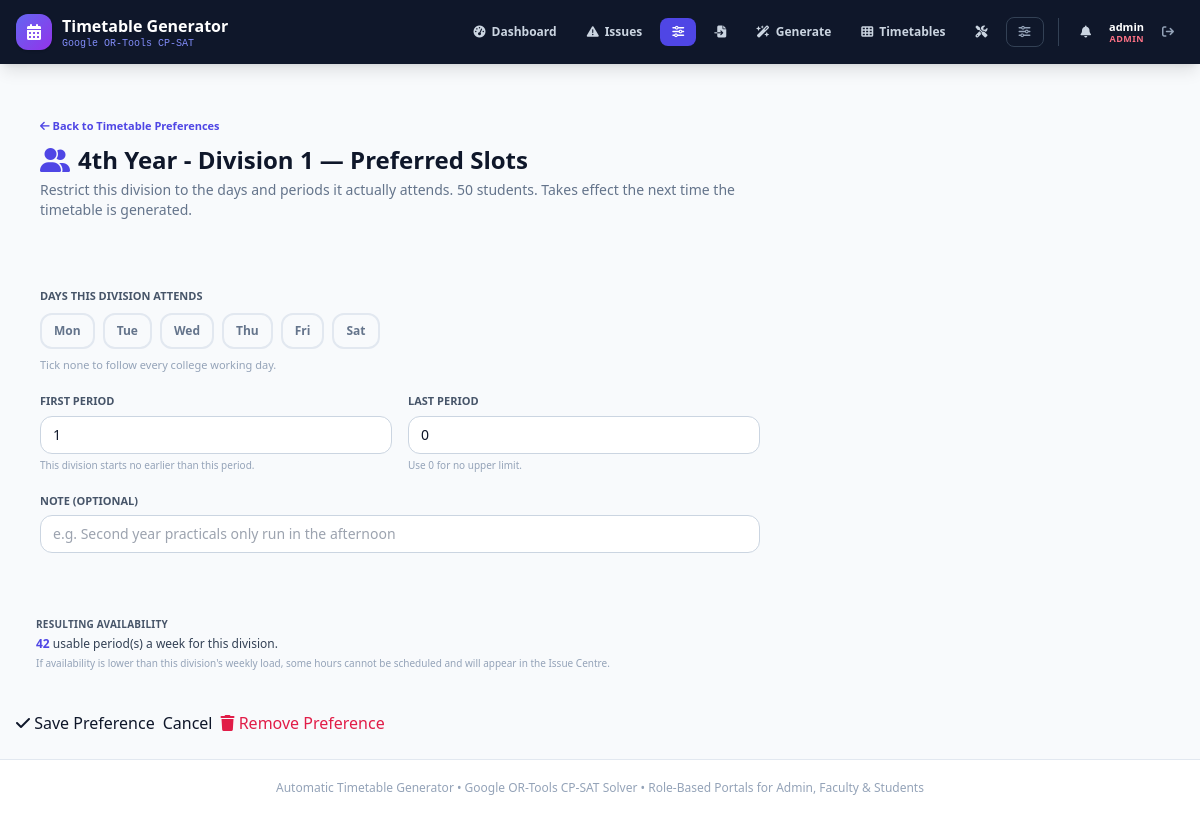
/preferences/division/356/?semester_id=25 (signed in), run on the app's committed database.
### scheduler/models.py (models this page shows, shortened)
class YearDivision(models.Model):
    year = models.IntegerField(help_text="Year of study (1-4)")
    division_number = models.IntegerField(help_text="Sequential division number (1, 2, ...)")
    strength = models.IntegerField(default=60)
    name = models.CharField(max_length=100, blank=True)
    class Meta:
        ordering = ['year', 'division_number']
        unique_together = ('year', 'division_number')

class DivisionPreference(models.Model):
    division = models.OneToOneField(
        YearDivision, on_delete=models.CASCADE, related_name='preference'
    )
    working_days = models.CharField(max_length=30, blank=True)
    first_period = models.PositiveIntegerField(default=1)
    last_period = models.PositiveIntegerField(default=0, help_text='0 means no limit.')
    note = models.CharField(max_length=200, blank=True)
    updated_at = models.DateTimeField(auto_now=True)
    class Meta:
        ordering = ['division__year', 'division__division_number']
    def day_list(self):
        keys = [d.strip().upper()[:3] for d in self.working_days.split(',') if d.strip()]
        return [d for d in DAY_ORDER if d in keys]
    def allowed_slots(self, slots=None):
        slots = TimeSlot.objects.all() if slots is None else slots
        days = self.day_list()
        result = []
        for slot in slots:
            if days and slot.day not in days:
                continue
            if self.first_period and slot.period_number < self.first_period:
                continue
            if self.last_period and slot.period_number > self.last_period:
                continue
            result.append(slot)
        return result

### scheduler/views.py (the view, shortened to what this page needs)
# urls.py: path('preferences/division/<int:division_id>/', views.division_preference_view,
@admin_required
def division_preference_view(request, division_id):
    division = get_object_or_404(YearDivision, pk=division_id)
    preference, _created = DivisionPreference.objects.get_or_create(division=division)
    slots = TimeSlot.objects.all().order_by("day", "period_number")
    return render(
        request,
        "scheduler/division_preference.html",
        {
            "division": division,
            "preference": preference,
            "slots": slots,
            "day_choices": DAY_CHOICES,
            "allowed_count": len(preference.allowed_slots(slots)),
        },
    )

### scheduler/context_processors.py (called while the page is built)
def navigation_context(request):
    user = getattr(request, "user", None)
    if user is None or not user.is_authenticated:
        return {"notifications_unread": 0, "unread_count": 0}
    unread = Notification.objects.filter(recipient=user, is_read=False).count()
    return {"notifications_unread": unread, "unread_count": unread}

### scheduler/roles.py (called while the page is built, shortened)
def is_admin(user):
    if not user or not user.is_authenticated:
        return False
    if user.is_superuser or user.is_staff:
        return True
    return user.groups.filter(name=ADMIN_GROUP).exists()

def admin_required(view):
    @login_required
    @wraps(view)
    def _wrapped(request, *args, **kwargs):
        return view(request, *args, **kwargs)
    return _wrapped

### scheduler/templates/scheduler/division_preference.html (shortened to what this page needs)
{% extends "scheduler/base.html" %}
{% block content %}
<div class="max-w-3xl space-y-5">
  <div class="card p-4 sm:p-6">
    <a href="{% url 'scheduler:preferences' %}" class="text-[11px] font-bold text-indigo-600 hover:underline">
      <i class="fa-solid fa-arrow-left"></i> Back to Timetable Preferences
    </a>
    <h1 class="text-xl sm:text-2xl font-extrabold text-slate-900 mt-2 flex items-center gap-2">
      <i class="fa-solid fa-user-group text-indigo-600"></i> {{ division.name }} &mdash; Preferred Slots
    </h1>
    <p class="text-xs sm:text-sm text-slate-500 mt-1">
      Restrict this division to the days and periods it actually attends.
      {{ division.strength }} students. Takes effect the next time the timetable is generated.
    </p>
  </div>
  <form method="POST" class="space-y-5">
    <div class="card p-4 sm:p-6 space-y-5">
      <div>
        <label class="block text-[11px] font-semibold text-slate-600 uppercase mb-2">Days This Division Attends</label>
        <div class="flex flex-wrap gap-2">
          {% for key, label in day_choices %}
          <label class="cursor-pointer">
            <span class="inline-flex px-3 py-2 rounded-xl border-2 border-slate-200 text-xs font-bold text-slate-500 transition
                         peer-checked:border-indigo-500 peer-checked:bg-indigo-50 peer-checked:text-indigo-700
                         hover:border-slate-300 cursor-pointer">
              {{ label|slice:":3" }}
            </span>
          </label>
          {% endfor %}
        </div>
        <p class="text-[11px] text-slate-400 mt-2">Tick none to follow every college working day.</p>
      </div>
      <div class="grid sm:grid-cols-2 gap-4">
        <div>
          <label class="block text-[11px] font-semibold text-slate-600 uppercase mb-1.5">First Period</label>
          <input type="number" name="first_period" min="1" value="{{ preference.first_period }}"
                 class="w-full px-3 py-2 rounded-xl border border-slate-300 text-sm bg-white focus:ring-2 focus:ring-indigo-500 outline-none">
          <p class="text-[10px] text-slate-400 mt-1">This division starts no earlier than this period.</p>
        </div>
        <div>
          <label class="block text-[11px] font-semibold text-slate-600 uppercase mb-1.5">Last Period</label>
          <input type="number" name="last_period" min="0" value="{{ preference.last_period }}"
                 class="w-full px-3 py-2 rounded-xl border border-slate-300 text-sm bg-white focus:ring-2 focus:ring-indigo-500 outline-none">
          <p class="text-[10px] text-slate-400 mt-1">Use 0 for no upper limit.</p>
        </div>
      </div>
      <div>
        <label class="block text-[11px] font-semibold text-slate-600 uppercase mb-1.5">Note (optional)</label>
        <input type="text" name="note" maxlength="200" value="{{ preference.note }}"
               placeholder="e.g. Second year practicals only run in the afternoon"
               class="w-full px-3 py-2 rounded-xl border border-slate-300 text-sm bg-white focus:ring-2 focus:ring-indigo-500 outline-none">
      </div>
    </div>
    <div class="card p-4 sm:p-5">
      <p class="text-[10px] font-bold text-slate-600 uppercase tracking-wide mb-1">Resulting Availability</p>
      <p class="text-xs text-slate-700">
        <strong class="text-indigo-600">{{ allowed_count }}</strong> usable period(s) a week for this division.
      </p>
      <p class="text-[10px] text-slate-400 mt-1">
        If availability is lower than this division's weekly load, some hours cannot
        be scheduled and will appear in the Issue Centre.
      </p>
    </div>
    <div class="flex flex-wrap gap-2">
      <button class="btn-primary"><i class="fa-solid fa-check"></i> Save Preference</button>
      <a href="{% url 'scheduler:preferences' %}" class="btn-ghost">Cancel</a>
      {% if preference.pk %}
      <button type="submit" name="action" value="clear" class="btn-ghost !text-rose-600"
              onclick="return confirm('Remove this division preference? It will follow the college-wide timetable again.')">
        <i class="fa-solid fa-trash"></i> Remove Preference
      </button>
      {% endif %}
    </div>
  </form>
</div>
{% endblock %}

### scheduler/templates/scheduler/base.html (shortened to what this page needs)
<!DOCTYPE html>
<html lang="en">
<head>
  <script src="https://cdn.tailwindcss.com"></script>
  <link rel="stylesheet" href="https://cdnjs.cloudflare.com/ajax/libs/font-awesome/6.5.1/css/all.min.css">
</head>
<body class="bg-slate-50 min-h-screen flex flex-col text-slate-900 antialiased">
<nav class="bg-slate-900 text-white shadow-lg sticky top-0 z-50 no-print">
  <div class="max-w-7xl mx-auto px-4 h-16 flex items-center justify-between gap-4">
    <a href="{% url 'scheduler:home' %}" class="flex items-center gap-2.5 group shrink-0">
      <div class="w-9 h-9 rounded-xl bg-gradient-to-br from-indigo-500 to-purple-600 flex items-center justify-center shadow">
        <i class="fa-solid fa-calendar-days text-white"></i>
      </div>
      <div class="leading-tight">
        <span class="font-bold text-base group-hover:text-indigo-300 transition">Timetable Generator</span>
        <span class="block text-[10px] text-indigo-400 font-mono">Google OR-Tools CP-SAT</span>
      </div>
    </a>
    <div class="flex items-center gap-1.5 text-xs font-semibold">
      {% with url_name=request.resolver_match.url_name %}
        {% if user.is_superuser or user.is_staff %}
          <a href="{% url 'scheduler:home' %}" class="px-3 py-2 rounded-lg transition flex items-center gap-1.5 {% if url_name == 'home' %}bg-indigo-600 text-white{% else %}text-slate-300 hover:text-white hover:bg-slate-800{% endif %}">
            <i class="fa-solid fa-gauge-high"></i><span class="hidden sm:inline">Dashboard</span>
          </a>
          <a href="{% url 'scheduler:issue_centre' %}" class="px-3 py-2 rounded-lg transition flex items-center gap-1.5 relative {% if url_name == 'issue_centre' or url_name == 'proposal_list' or url_name == 'find_fixes' or url_name == 'approve_proposal' or url_name == 'reject_proposal' %}bg-indigo-600 text-white{% else %}text-slate-300 hover:text-white hover:bg-slate-800{% endif %}"
             title="Scheduling issues and suggested fixes">
            <i class="fa-solid fa-triangle-exclamation"></i><span class="hidden lg:inline">Issues</span>
          </a>
          <a href="{% url 'scheduler:preferences' %}" class="px-3 py-2 rounded-lg transition flex items-center gap-1.5 {% if url_name == 'preferences' or url_name == 'division_preference' %}bg-indigo-600 text-white{% else %}text-slate-300 hover:text-white hover:bg-slate-800{% endif %}"
             title="Working days, timings and per-division slots">
            <i class="fa-solid fa-sliders"></i><span class="hidden xl:inline">Preferences</span>
          </a>
          <a href="{% url 'scheduler:upload_pdf' %}" class="px-3 py-2 rounded-lg transition flex items-center gap-1.5 {% if url_name == 'upload_pdf' %}bg-indigo-600 text-white{% else %}text-slate-300 hover:text-white hover:bg-slate-800{% endif %}">
            <i class="fa-solid fa-file-import"></i><span class="hidden xl:inline">Import</span>
          </a>
          <a href="{% url 'scheduler:generate_timetable' %}" class="px-3 py-2 rounded-lg transition flex items-center gap-1.5 {% if url_name == 'generate_timetable' %}bg-indigo-600 text-white{% else %}text-slate-300 hover:text-white hover:bg-slate-800{% endif %}">
            <i class="fa-solid fa-wand-magic-sparkles"></i><span class="hidden sm:inline">Generate</span>
          </a>
          <a href="{% url 'scheduler:timetable_view' %}" class="px-3 py-2 rounded-lg transition flex items-center gap-1.5 {% if url_name == 'timetable_view' %}bg-indigo-600 text-white{% else %}text-slate-300 hover:text-white hover:bg-slate-800{% endif %}">
            <i class="fa-solid fa-table-cells"></i><span class="hidden lg:inline">Timetables</span>
          </a>
          <a href="{% url 'scheduler:manage_entries' %}" class="px-3 py-2 rounded-lg transition flex items-center gap-1.5 {% if url_name == 'manage_entries' or url_name == 'move_entry' or url_name == 'delete_entry' or url_name == 'swap_entries' %}bg-indigo-600 text-white{% else %}text-slate-300 hover:text-white hover:bg-slate-800{% endif %}">
            <i class="fa-solid fa-screwdriver-wrench"></i><span class="hidden xl:inline">Manage</span>
          </a>
          <a href="/admin/" class="px-3 py-2 rounded-lg text-slate-400 hover:text-white border border-slate-700 hover:border-slate-500 transition flex items-center gap-1.5"
             title="Django admin">
            <i class="fa-solid fa-sliders"></i>
          </a>
        {% endif %}
      {% endwith %}
      {% if user.is_authenticated %}
        <div class="flex items-center gap-2 ml-2 pl-3 border-l border-slate-700">
          <a href="{% url 'scheduler:notifications' %}" title="Notifications"
             class="relative px-2.5 py-2 rounded-lg text-slate-300 hover:text-white hover:bg-slate-800 transition flex items-center">
            <i class="fa-solid fa-bell"></i>
          </a>
          <div class="hidden md:block text-right leading-tight">
            <span class="block text-[11px] font-bold text-white truncate max-w-[130px]">
              {% if user.teacher_profile %}{{ user.teacher_profile.name }}
              {% elif user.student_profile %}{{ user.student_profile.full_name }}
              {% else %}{{ user.username }}{% endif %}
            </span>
            <span class="block text-[9px] uppercase tracking-wider font-bold
              {% if user.is_superuser or user.is_staff %}text-rose-400{% elif user.teacher_profile %}text-indigo-400{% else %}text-emerald-400{% endif %}">
              {% if user.is_superuser or user.is_staff %}Admin{% elif user.teacher_profile %}Teacher{% else %}Student{% endif %}
            </span>
          </div>
          <form method="POST" action="{% url 'scheduler:logout' %}">
            <button type="submit" title="Sign out"
                    class="px-2.5 py-2 rounded-lg text-slate-400 hover:text-rose-300 hover:bg-slate-800 transition flex items-center">
              <i class="fa-solid fa-arrow-right-from-bracket"></i>
            </button>
          </form>
        </div>
      {% endif %}
    </div>
  </div>
</nav>
<main class="flex-grow max-w-7xl w-full mx-auto px-4 py-6">
  {% block content %}{% endblock %}
</main>
<footer class="border-t border-slate-200 bg-white py-5 text-center text-xs text-slate-400 no-print">
  Automatic Timetable Generator &bull; Google OR-Tools CP-SAT Solver &bull; Role-Based Portals for Admin, Faculty &amp; Students
</footer>
</body>
</html>

### scheduler/templates/scheduler/base.html (style rules this page uses)
.card { @apply bg-white rounded-2xl shadow-sm border border-slate-200/80; }
.btn-primary { @apply px-4 py-2 rounded-xl bg-indigo-600 hover:bg-indigo-700 text-white font-semibold text-sm shadow transition duration-150 inline-flex items-center gap-2; }
.btn-ghost { @apply px-4 py-2 rounded-xl border border-slate-300 bg-white hover:bg-slate-50 text-slate-700 font-semibold text-sm transition inline-flex items-center gap-2; }
a, button, input, select, label { -webkit-tap-highlight-color: transparent; }

### data on the page
YearDivision: name "4th Year - Division 1", strength "50"
DivisionPreference: first_period "1", last_period "0"

### other printed values
{{ user.username }} "admin"
{{ label|slice:":3" }} "Mon" "Tue" "Wed" "Thu" "Fri" "Sat"
{{ allowed_count }} "42"
